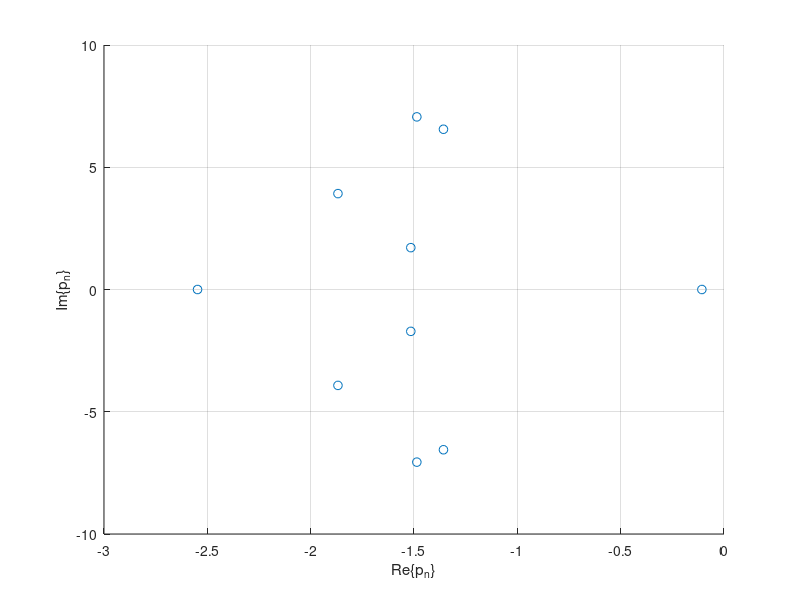
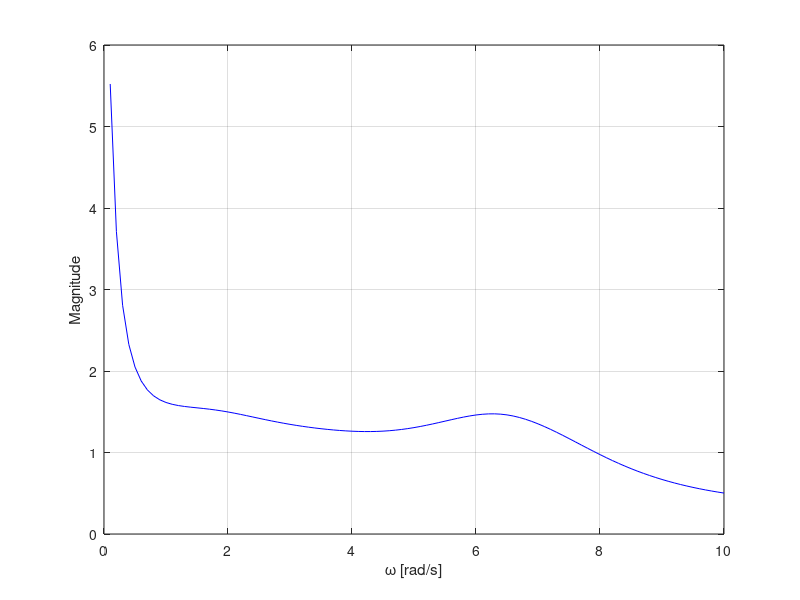
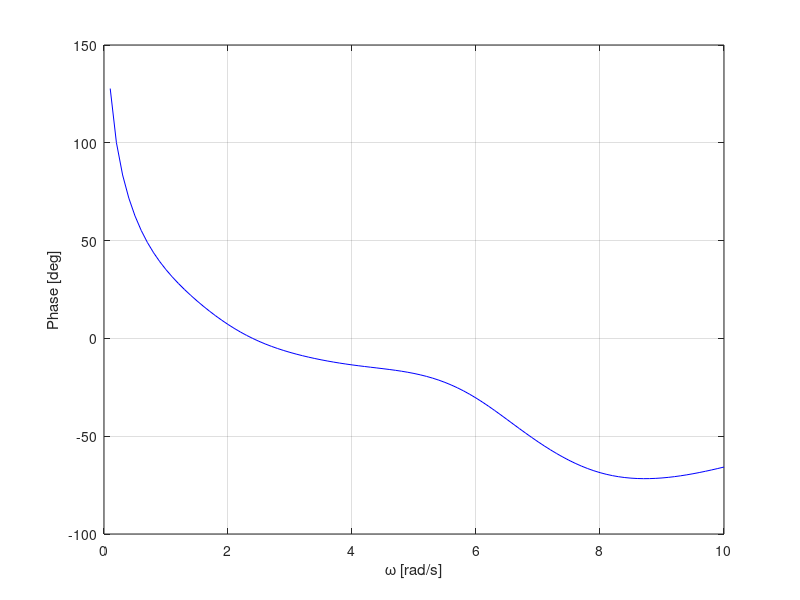

Source code (MATLAB) for these figures, in order: (Note: this script raises an error after producing the figures.)
%
% Example 1 in [1] - fitting of the model
%
% Licensing condition: 
% you can freely use these codes (the "Software") subject to the conditions
% in the LICENSE file. Note that you must cite the following book chapter in the
% publications and product documentation arising from the use of this Software
% 
%  [1] P. Triverio, "Vector Fitting", in P. Benner, S. Grivet-Talocia, A.
%  Quarteroni, G. Rozza, W. H. A. Schilders, L. M. Silveira (Eds.),
%  "Handbook on Model Order Reduction", De Gruyter (to appear).
% 
% Copyright 2019 Piero Triverio, www.modelics.org


clear;
close all;

load example1.mat

% To use the same random response in the book
%load example1_asinbook.mat

% Optionally one can add some noise
% H = H + 0.001*(rand(size(H))+1j*rand(size(H)));


% Transfer function entry to display
q = 1;
m = 1;

%% plot poles and samples
figure(2);
scatter(real(poles),imag(poles),40,'bx');
xlabel('Re\{p_n\}');
ylabel('Im\{p_n\}');
grid on;
hold on;

figure(3);
plot(s/1j,squeeze(abs(H(q,m,:))),'b');
xlabel('\omega [rad/s]');
ylabel('Magnitude');
grid on;
hold on;

figure(4)
plot(s/1j,180/pi*squeeze(angle(H(q,m,:))),'b');
xlabel('\omega [rad/s]');
ylabel('Phase [deg]');
grid on;
hold on;

%% Vector Fitting
Order = nbar;
Options = [];
% Options.debug = 1;

Model = FastVF(s/1j,H,Order,Options);


%% Analyze model
% plot ploes
p_model = [Model.pr;Model.pc; conj(Model.pc)];
figure(2);
scatter(real(p_model),imag(p_model),40,'ro');
legend('Exact','Model','Location','NorthWest');

% Compute frequency response of the model
Hmodel = ComputeModelResponse(s/1j,Model.R0,Model.Rr,Model.Rc,Model.pr,Model.pc);

figure(3);
plot(s/1j,abs(squeeze(Hmodel(q,m,:))),'r-.','LineWidth',1.5);
legend('Samples', 'Model');

figure(4);
plot(s/1j,180/pi*angle(squeeze(Hmodel(q,m,:))),'r-.','LineWidth',1.5);
legend('Samples', 'Model');



